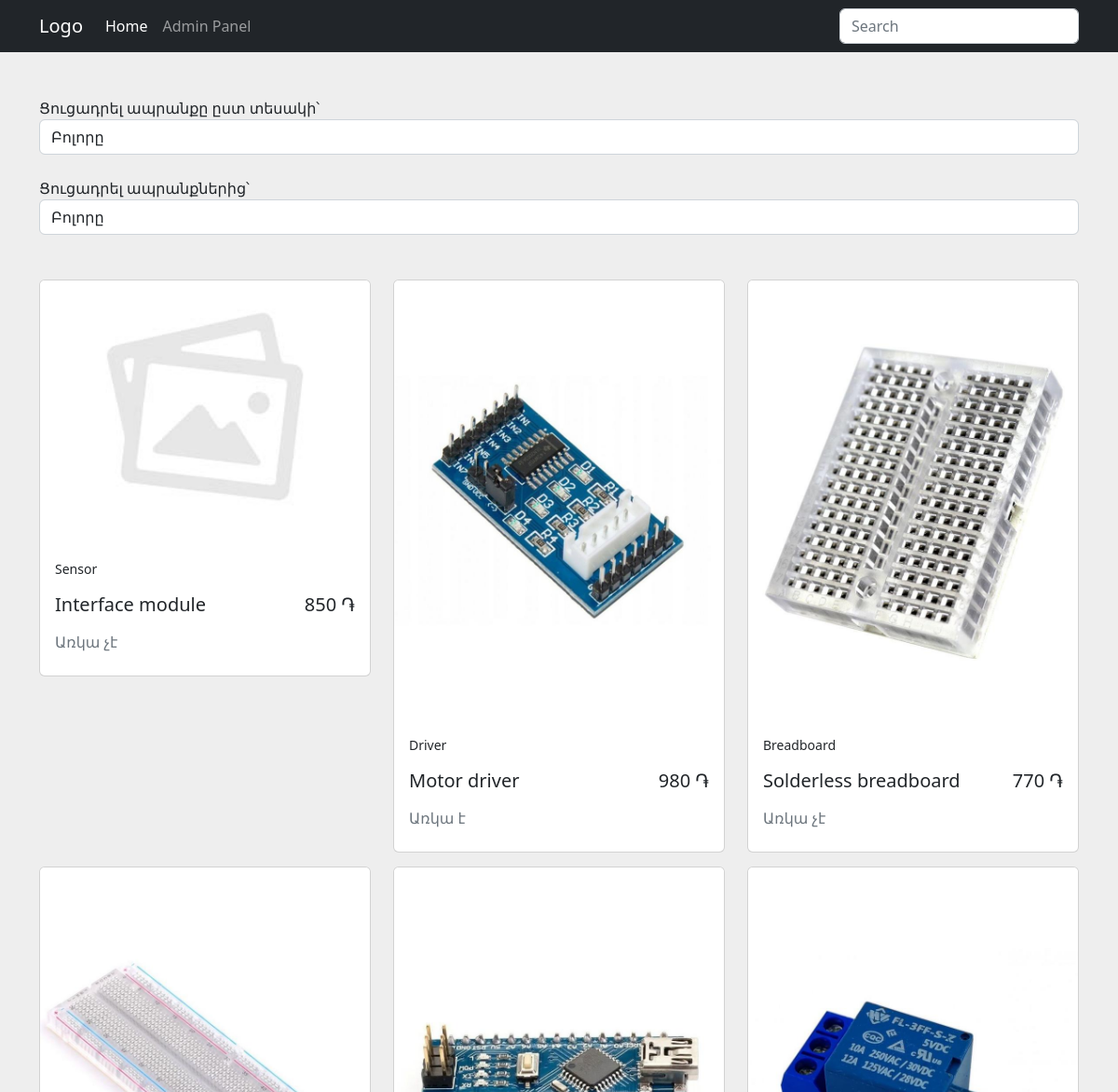
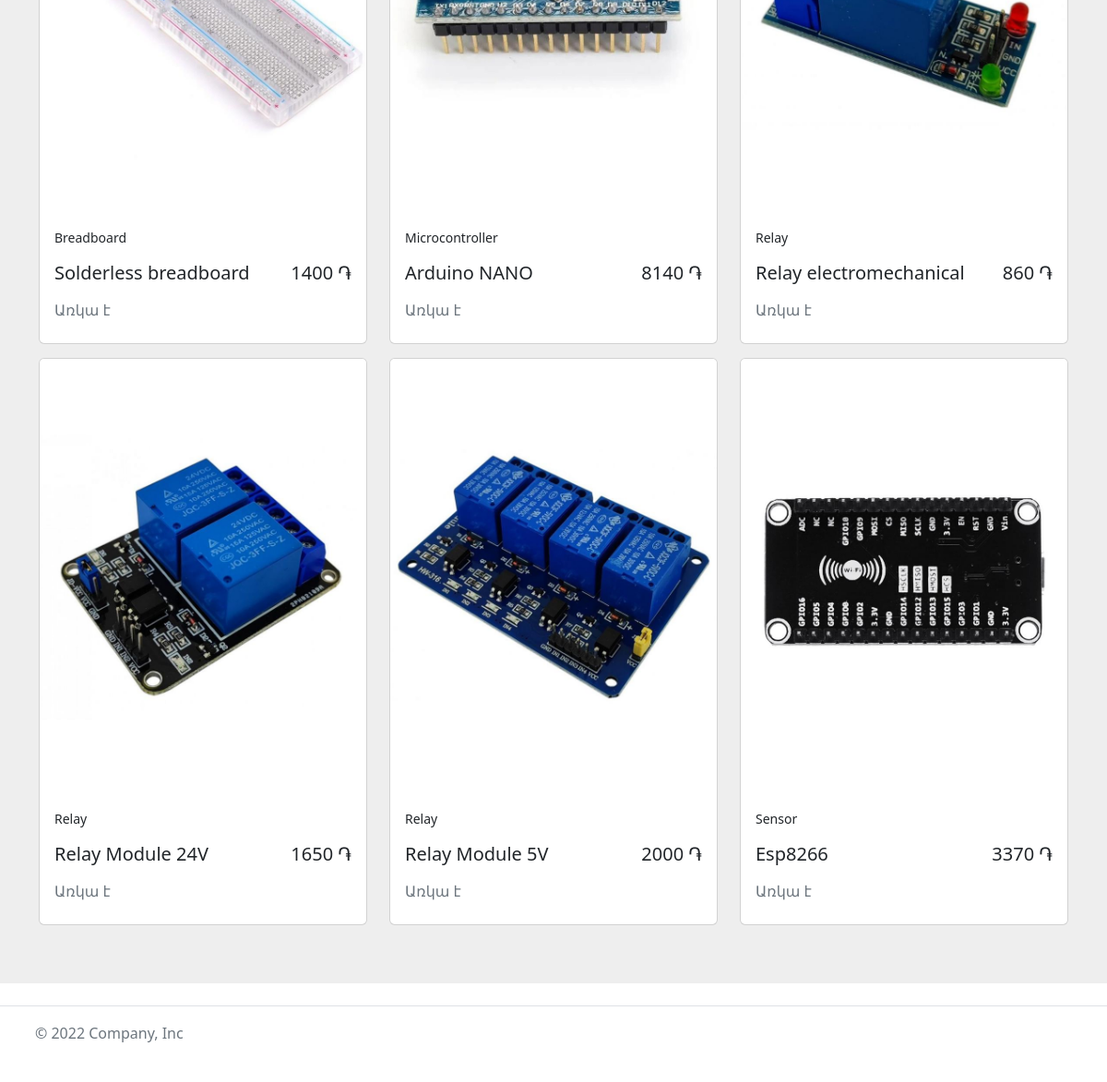
The page / on the database its author committed (2 pictures, top to bottom).
### app/models.py (models this page shows, shortened)
class Product(db.Model):
    __tablename__ = 'products'
    id = db.Column(db.Integer, primary_key=True)
    name = db.Column(db.String(255), nullable=False)
    price = db.Column(db.Integer, nullable=False)
    amount = db.Column(db.Integer, nullable=False)
    description = db.Column(db.Text)
    image = db.Column(db.String(255))
    category_id = db.Column(db.Integer, db.ForeignKey('categories.id'), nullable=False)
    category = db.relationship('Category')

class Category(db.Model):
    __tablename__ = 'categories'
    id = db.Column(db.Integer, primary_key=True)
    name = db.Column(db.String(255), nullable=False, unique=True)

### app/main/__init__.py (the view)
@main.route('/')
def index():
    categories = Category.query.all()
    products = Product.query.all()
    return render_template('index.html', categories=categories, products=products)

### app/templates/index.html (shortened to what this page needs)
{% extends "base.html" %}
{% block content %}
<section style="background-color: #eee;">
  <div class="container py-5">
    <div class="form-group">
      <label for="categorySelect">Ցուցադրել ապրանքը ըստ տեսակի՝</label>
      <select class="form-control" id="categorySelect">
        <option value="0">Բոլորը</option>
      </select>
    </div>
    <br>
    <div class="form-group">
      <label for="availabilitySelect">Ցուցադրել ապրանքներից՝</label>
      <select class="form-control" id="availabilitySelect">
        <option value="0">Բոլորը</option>
      </select>
    </div>
    <br><br>
    <div class="row">
      {% for product in products %}
      <div class="col-md-12 col-lg-4 mb-4 mb-lg-0">
        <div class="card">
          {% if product.image %}
          <img src="{{ url_for('static', filename='img/uploads/' + product.image) }}" class="card-img-top" alt="{{ product.name }}" />
          {% else %}
          <img src="{{ url_for('static', filename='img/default_image.jpg') }}" class="card-img-top" alt="{{ product.name }}" />
          {% endif %}
          <div class="card-body">
            <div class="d-flex justify-content-between">
              <p class="small">{{ product.category.name }}</p>
            </div>
            <div class="d-flex justify-content-between mb-3">
              <h5 class="mb-0">{{ product.name }}</h5>
              <h5 class="text-dark mb-0">{{ product.price }} <span>&#x058f;</span></h5>
            </div>
            <div class="d-flex justify-content-between mb-2">
              <p class="text-muted mb-0">
                {% if product.amount %}Առկա է{% else %}Առկա չէ{% endif %}
              </p>
            </div>
          </div>
        </div>
      </div>
      {% endfor %}
    </div>
  </div>
</section>
{% endblock %}

### app/templates/base.html (shortened to what this page needs)
<!doctype html>
<html lang="en">
<head>
    <link rel="stylesheet" href="{{ url_for('static', filename='css/style.css') }}">
</head>
<body>
{% block body %}
    <nav class="navbar navbar-expand-lg navbar-dark bg-dark" aria-label="Eighth navbar example">
    {% block navbar %}
        <div class="container">
          <a class="navbar-brand" href="#">Logo</a>
          <div class="collapse navbar-collapse" id="navbarsExample07">
            <ul class="navbar-nav me-auto mb-2 mb-lg-0">
              <li class="nav-item">
                <a class="nav-link active" aria-current="page" href="{{ url_for('main.index') }}">Home</a>
              </li>
              <li class="nav-item">
                <a class="nav-link" href="{{ url_for('admin.index') }}">Admin Panel</a>
              </li>
            </ul>
            <form role="search">
              <input class="form-control" id="searchInput" type="search" placeholder="Search" aria-label="Search">
            </form>
          </div>
        </div>
    {% endblock %}
    </nav>
    {% block content %} {% endblock %}
    <footer class="d-flex flex-wrap justify-content-between align-items-center py-3 my-4 border-top">
    {% block footer %}
        <div class="col-md-4 d-flex align-items-center">
          <a href="/" class="mb-3 me-2 mb-md-0 text-muted text-decoration-none lh-1">
            <svg class="bi" width="30" height="24"><use xlink:href="#bootstrap"></use></svg>
          </a>
          <span class="mb-3 mb-md-0 text-muted">© 2022 Company, Inc</span>
        </div>
        <ul class="nav col-md-4 justify-content-end list-unstyled d-flex">
          <li class="ms-3"><a class="text-muted" href="#"><svg class="bi" width="24" height="24"><use xlink:href="#twitter"></use></svg></a></li>
          <li class="ms-3"><a class="text-muted" href="#"><svg class="bi" width="24" height="24"><use xlink:href="#instagram"></use></svg></a></li>
          <li class="ms-3"><a class="text-muted" href="#"><svg class="bi" width="24" height="24"><use xlink:href="#facebook"></use></svg></a></li>
        </ul>
    {% endblock %}
    </footer>
{% endblock %}
</body>
</html>

### app/static/css/style.css (style rules this page uses)
.card { margin-bottom: 15px; }

### rows shown on the page
Product: category.name "Sensor", name "Interface module", price "850", amount "Առկա չէ"
Product: image (picture), category.name "Driver", name "Motor driver", price "980", amount "Առկա է"
Product: image (picture), category.name "Breadboard", name "Solderless breadboard", price "770", amount "Առկա չէ"
Product: image (picture), category.name "Breadboard", name "Solderless breadboard", price "1400", amount "Առկա է"
Product: image (picture), category.name "Microcontroller", name "Arduino NANO", price "8140", amount "Առկա է"
Product: image (picture), category.name "Relay", name "Relay electromechanical", price "860", amount "Առկա է"
Product: image (picture), category.name "Relay", name "Relay Module 24V", price "1650", amount "Առկա է"
Product: image (picture), category.name "Relay", name "Relay Module 5V", price "2000", amount "Առկա է"
Product: image (picture), category.name "Sensor", name "Esp8266", price "3370", amount "Առկա է"
